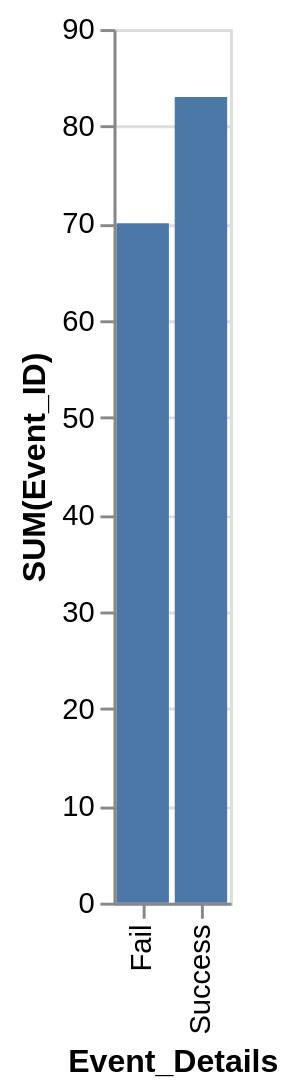

Vega-Lite specification for this chart:
### Vega-Lite specification from a JSON file in a GitHub repository (floating-point values rounded to 4 significant figures)
{"data": {"values": [{"x_data": "Fail", "y_data": 70}, {"x_data": "Success", "y_data": 83}]}, "mark": "bar", "encoding": {"x": {"field": "x_data", "type": "nominal", "title": "Event_Details", "sort": {"op": "sum", "field": "y_data", "order": "ascending"}}, "y": {"field": "y_data", "type": "quantitative", "title": "SUM(Event_ID)"}}}
